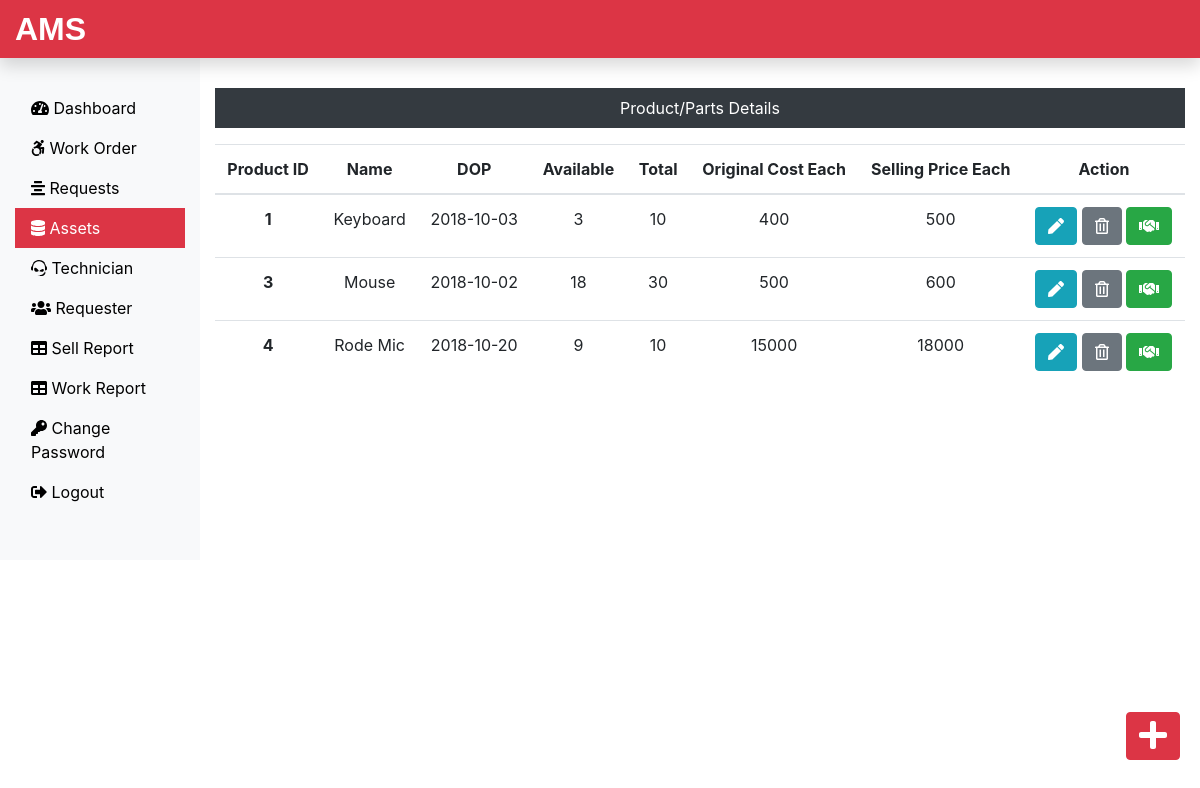
/Admin/assets.php (signed in), run on an earlier commit of the app's database.
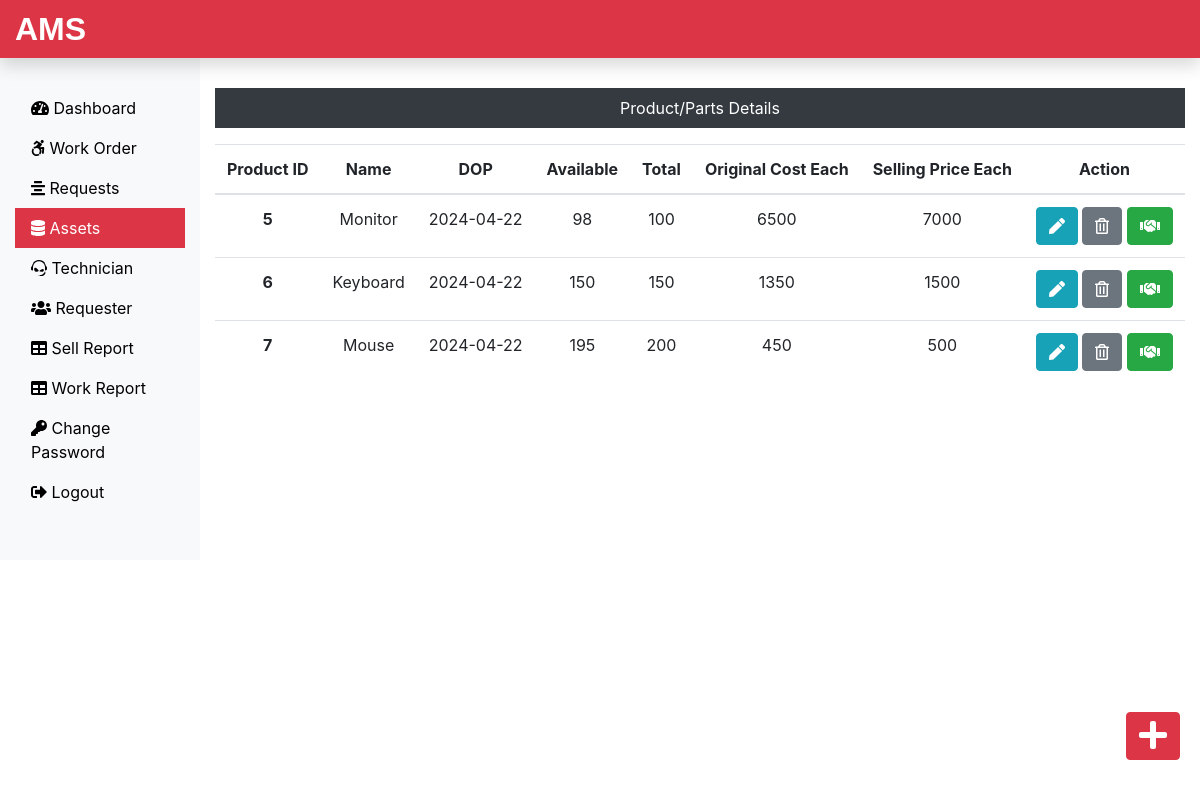
And on a later commit of the database.
### tables this page shows
CREATE TABLE `assets_tb` (
  `pid` int(11) NOT NULL,
  `pname` varchar(60) NOT NULL,
  `pdop` date NOT NULL,
  `pava` int(11) NOT NULL,
  `ptotal` int(11) NOT NULL,
  `poriginalcost` int(11) NOT NULL,
  `psellingcost` int(11) NOT NULL
);

### Admin/assets.php (the view, shortened to what this page needs)
<?php
include('includes/header.php');
include('../dbConnection.php');
?>
<div class="col-sm-9 col-md-10 mt-5 text-center">
  <p class=" bg-dark text-white p-2">Product/Parts Details</p>
  <?php
    $sql = "SELECT * FROM assets_tb";
    $result = $conn->query($sql);
    if($result->num_rows > 0){
  echo '<table class="table">
    <thead>
      <tr>
        <th scope="col">Product ID</th>
        <th scope="col">Name</th>
        <th scope="col">DOP</th>
        <th scope="col">Available</th>
        <th scope="col">Total</th>
        <th scope="col">Original Cost Each</th>
        <th scope="col">Selling Price Each</th>
        <th scope="col">Action</th>
      </tr>
    </thead>
    <tbody>';
    while($row = $result->fetch_assoc()){
      echo '<tr>
        <th scope="row">'.$row["pid"].'</th>
        <td>'.$row["pname"].'</td>
        <td>'.$row["pdop"].'</td>
        <td>'.$row["pava"].'</td>
        <td>'.$row["ptotal"].'</td>
        <td>'.$row["poriginalcost"].'</td>
        <td>'.$row["psellingcost"].'</td>
        <td>
          <form action="editproduct.php" method="POST" class="d-inline"> <input type="hidden" name="id" value='. $row["pid"] .'><button type="submit" class="btn btn-info" name="view" value="View"><i class="fas fa-pen"></i></button></form>
          <form action="" method="POST" class="d-inline"><input type="hidden" name="id" value='. $row["pid"] .'><button type="submit" class="btn btn-secondary" name="delete" value="Delete"><i class="far fa-trash-alt"></i></button></form>
          <form action="sellproduct.php" method="POST" class="d-inline"><input type="hidden" name="id" value='. $row["pid"] .'><button type="submit" class="btn btn-success" name="issue" value="Issue"><i class="fas fa-handshake"></i></button></form>
        </td>
      </tr>';
    }
    echo '</tbody>
  </table>';
  } else {
    echo "0 Result";
  }
  ?>
</div>
</div>
<a class="btn btn-danger box" href="addproduct.php"><i class="fas fa-plus fa-2x"></i></a>
</div>
<?php
include('includes/footer.php');
?>

What changed in the data, as far as the page shows it:
removed assets_tb: pid "1", pname "Keyboard", pdop "2018-10-03", pava "3", ptotal "10", poriginalcost "400", psellingcost "500"
removed assets_tb: pid "3", pname "Mouse", pdop "2018-10-02", pava "18", ptotal "30", poriginalcost "500", psellingcost "600"
removed assets_tb: pid "4", pname "Rode Mic", pdop "2018-10-20", pava "9", ptotal "10", poriginalcost "15000", psellingcost "18000"
added assets_tb: pid "5", pname "Monitor", pdop "2024-04-22", pava "98", ptotal "100", poriginalcost "6500", psellingcost "7000"
added assets_tb: pid "6", pname "Keyboard", pdop "2024-04-22", pava "150", ptotal "150", poriginalcost "1350", psellingcost "1500"
added assets_tb: pid "7", pname "Mouse", pdop "2024-04-22", pava "195", ptotal "200", poriginalcost "450", psellingcost "500"
